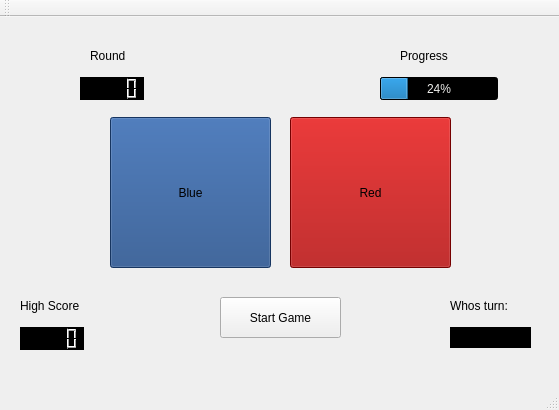
<?xml version="1.0" encoding="UTF-8"?>
<ui version="4.0">
 <class>MainWindow</class>
 <widget class="QMainWindow" name="MainWindow">
  <property name="geometry">
   <rect>
    <x>0</x>
    <y>0</y>
    <width>559</width>
    <height>410</height>
   </rect>
  </property>
  <property name="windowTitle">
   <string>MainWindow</string>
  </property>
  <widget class="QWidget" name="centralWidget">
   <widget class="QPushButton" name="startButton">
    <property name="geometry">
     <rect>
      <x>220</x>
      <y>280</y>
      <width>121</width>
      <height>41</height>
     </rect>
    </property>
    <property name="text">
     <string>Start Game</string>
    </property>
   </widget>
   <widget class="QPushButton" name="blueButton">
    <property name="geometry">
     <rect>
      <x>110</x>
      <y>100</y>
      <width>161</width>
      <height>151</height>
     </rect>
    </property>
    <property name="styleSheet">
     <string notr="true">background-color: rgb(32, 74, 135);</string>
    </property>
    <property name="text">
     <string>Blue</string>
    </property>
   </widget>
   <widget class="QPushButton" name="redButton">
    <property name="geometry">
     <rect>
      <x>290</x>
      <y>100</y>
      <width>161</width>
      <height>151</height>
     </rect>
    </property>
    <property name="styleSheet">
     <string notr="true">background-color: rgb(164, 0, 0);</string>
    </property>
    <property name="text">
     <string>Red</string>
    </property>
   </widget>
   <widget class="QProgressBar" name="progressBar">
    <property name="geometry">
     <rect>
      <x>380</x>
      <y>60</y>
      <width>118</width>
      <height>23</height>
     </rect>
    </property>
    <property name="styleSheet">
     <string notr="true">background-color: rgb(0, 0, 0);
color: rgb(238, 238, 236);</string>
    </property>
    <property name="value">
     <number>24</number>
    </property>
   </widget>
   <widget class="QLabel" name="progress">
    <property name="geometry">
     <rect>
      <x>400</x>
      <y>30</y>
      <width>67</width>
      <height>17</height>
     </rect>
    </property>
    <property name="text">
     <string>Progress</string>
    </property>
   </widget>
   <widget class="QLabel" name="round">
    <property name="geometry">
     <rect>
      <x>90</x>
      <y>30</y>
      <width>51</width>
      <height>17</height>
     </rect>
    </property>
    <property name="text">
     <string>Round </string>
    </property>
   </widget>
   <widget class="QLCDNumber" name="roundLCD">
    <property name="geometry">
     <rect>
      <x>80</x>
      <y>60</y>
      <width>64</width>
      <height>23</height>
     </rect>
    </property>
    <property name="font">
     <font>
      <weight>50</weight>
      <bold>false</bold>
      <kerning>true</kerning>
     </font>
    </property>
    <property name="styleSheet">
     <string notr="true">background-color: rgb(0, 0, 0);</string>
    </property>
   </widget>
   <widget class="QLCDNumber" name="highScoreLCD">
    <property name="geometry">
     <rect>
      <x>20</x>
      <y>310</y>
      <width>64</width>
      <height>23</height>
     </rect>
    </property>
    <property name="font">
     <font>
      <weight>50</weight>
      <bold>false</bold>
      <kerning>true</kerning>
     </font>
    </property>
    <property name="styleSheet">
     <string notr="true">
background-color: rgb(0, 0, 0);</string>
    </property>
   </widget>
   <widget class="QLabel" name="highScore">
    <property name="geometry">
     <rect>
      <x>20</x>
      <y>280</y>
      <width>81</width>
      <height>17</height>
     </rect>
    </property>
    <property name="text">
     <string>High Score </string>
    </property>
   </widget>
   <widget class="QLabel" name="turn">
    <property name="geometry">
     <rect>
      <x>450</x>
      <y>310</y>
      <width>81</width>
      <height>21</height>
     </rect>
    </property>
    <property name="styleSheet">
     <string notr="true">color: rgb(255, 255, 255);
background-color: rgb(0, 0, 0);</string>
    </property>
    <property name="text">
     <string/>
    </property>
   </widget>
   <widget class="QLabel" name="highScore_3">
    <property name="geometry">
     <rect>
      <x>450</x>
      <y>280</y>
      <width>81</width>
      <height>17</height>
     </rect>
    </property>
    <property name="text">
     <string>Whos turn:</string>
    </property>
   </widget>
  </widget>
  <widget class="QMenuBar" name="menuBar">
   <property name="geometry">
    <rect>
     <x>0</x>
     <y>0</y>
     <width>559</width>
     <height>22</height>
    </rect>
   </property>
  </widget>
  <widget class="QToolBar" name="mainToolBar">
   <attribute name="toolBarArea">
    <enum>TopToolBarArea</enum>
   </attribute>
   <attribute name="toolBarBreak">
    <bool>false</bool>
   </attribute>
  </widget>
  <widget class="QStatusBar" name="statusBar"/>
 </widget>
 <layoutdefault spacing="6" margin="11"/>
 <resources/>
 <connections/>
</ui>
